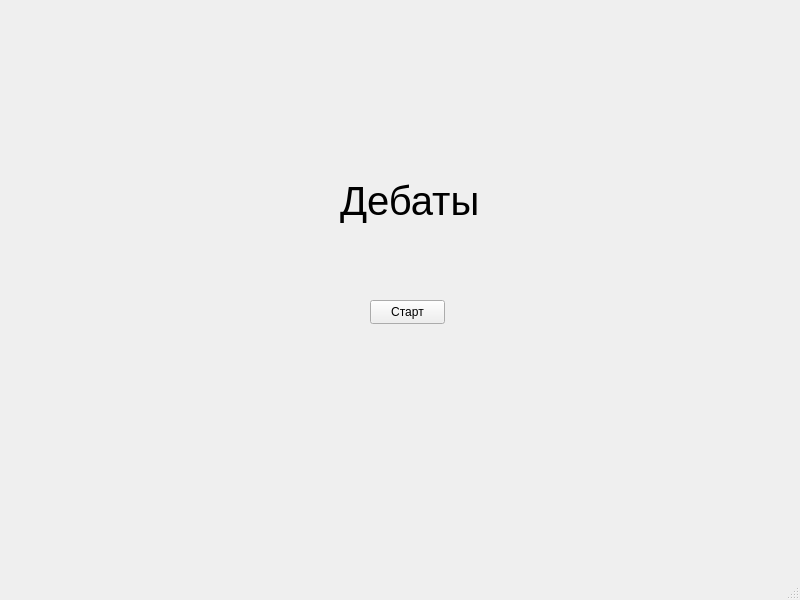
<?xml version="1.0" encoding="UTF-8"?>
<ui version="4.0">
 <class>mainWindow</class>
 <widget class="QMainWindow" name="mainWindow">
  <property name="geometry">
   <rect>
    <x>0</x>
    <y>0</y>
    <width>800</width>
    <height>600</height>
   </rect>
  </property>
  <property name="windowTitle">
   <string>MainWindow</string>
  </property>
  <widget class="QWidget" name="centralwidget">
   <widget class="QLabel" name="label">
    <property name="geometry">
     <rect>
      <x>340</x>
      <y>160</y>
      <width>451</width>
      <height>81</height>
     </rect>
    </property>
    <property name="font">
     <font>
      <pointsize>30</pointsize>
     </font>
    </property>
    <property name="text">
     <string>Дебаты </string>
    </property>
   </widget>
   <widget class="QPushButton" name="startDebateButton">
    <property name="geometry">
     <rect>
      <x>370</x>
      <y>300</y>
      <width>75</width>
      <height>24</height>
     </rect>
    </property>
    <property name="text">
     <string>Старт</string>
    </property>
   </widget>
  </widget>
  <widget class="QMenuBar" name="menubar">
   <property name="geometry">
    <rect>
     <x>0</x>
     <y>0</y>
     <width>800</width>
     <height>22</height>
    </rect>
   </property>
  </widget>
  <widget class="QStatusBar" name="statusbar"/>
 </widget>
 <resources/>
 <connections/>
</ui>
